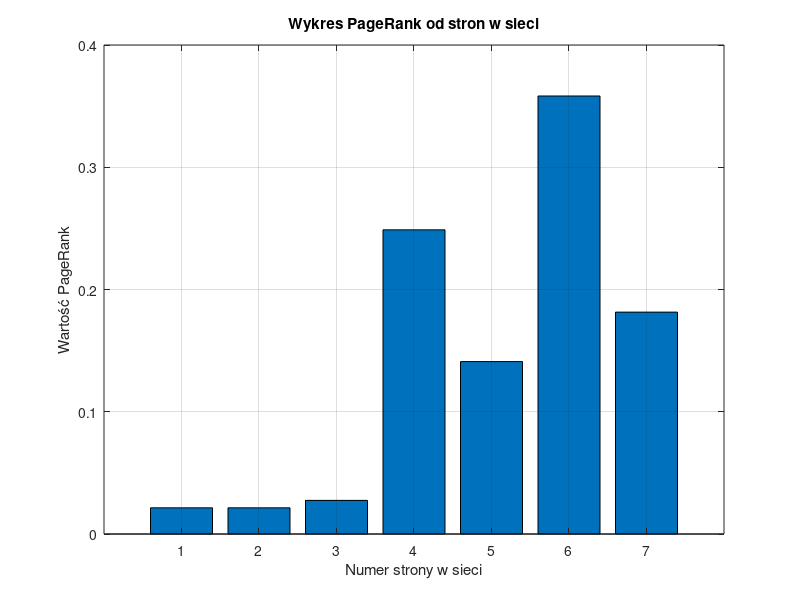

The MATLAB script that drew this image:
clc   % clear Command Window
clear % clear Workspace

% zadanie A
Edges = sparse([1,1,2,2,2,3,3,3,4,4,5,5,6,6,7;
    4,6,3,4,5,5,6,7,5,6,4,6,4,7,6]);

% zadanie B
N = max(max(Edges));             % N = 7, liczba stron
liczba_polaczen = size(Edges,2); % liczba_polaczen = 15
d = 0.85;                        % d - współczynnik tłumienia
I = speye(N);                    % I - macierz jednostkowa 7x7
disp(I);
b = ones(N,1)*(1-d)/N;           % wektor b o długości N
disp(b);

% B = sparse(N,N);                 % generuje macierz 0 m x n
% for i = 1: liczba_polaczen
%     B(Edges(2, i), Edges(1, i)) = 1; % wpisz 1 tam, gdzie jest połączenie
% end
B = sparse( Edges(2, : ) , Edges(1, :) , 1, N, N);
disp(B);

L = sum(B);                      % wpisz ile łącznie jest połączeń
                                 % dla danej strony, w wektorze
A = sparse(diag(1./L));          % macierz rzadka, na przekątnej elementy = 1/L(i)
disp(A);
M = sparse(I - d*(B*A));         % macierz rzadka
disp(M);

% zadanie C
% M * r = b
r = M\b;
disp(r);

% zadanie D
bar(r)
title('Wykres PageRank od stron w sieci');
xlabel('Numer strony w sieci');
ylabel('Wartość PageRank');
grid on;
saveas(gcf,'PageRank_wykres.png');